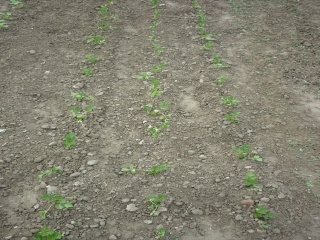
#> input picture CropRowDetection/Images/crop_row_001.JPG, 320 x 240 px, found by its file name
$ jupyter execute --allow-errors debug3.ipynb   (older library calls are emulated)
#> lines starting #> are read from the running program, lines starting #| are printed output that depends on the picture
### CompletePyCode/MaskingProcess.py
#Imports
import numpy as np
import matplotlib.pyplot as plt
import cv2
import extcolors
import skimage
import scipy
from PIL import Image
import math
import skimage
from sklearn.linear_model import LinearRegression
import pandas as pd
from colormap import rgb2hex
import numpy as np
import cv2
import os


VID = 0
SING_IMG = 1
nb_row = 4

# READ AND NORMALIZE IMAGES
# [14 lines left out: function obtain_name_images, not called in this run]

def obtain_images(name_images, image_folder, mode):
    """
    input : name and foler of the images location
    returns : list containing all the images in the folder in RGB format
    """
#> called with name_images = 'crop_row_001.JPG', mode = 1
    imgs = []
    if mode == VID :
        for idx, name in enumerate(name_images):
            img = cv2.imread(os.path.join(image_folder, name))
            if img is not None :
                img_rgb = cv2.cvtColor(img, cv2.COLOR_BGR2RGB)
                if (idx!=0):
                    img_small = img_resize(img_rgb, output_width = 500)#, output_width=imgs[0].shape[0])
                if(idx==0) :
                    img_small = img_resize(img_rgb, output_width = 500)#, output_width=img.shape[0])
                imgs.append(img_small)

    if mode == SING_IMG :
        print('image read : ', os.path.join(image_folder, name_images))
        img = cv2.imread(os.path.join(image_folder, name_images))
#> img is the input picture: shape (240, 320, 3); mean B, G, R 113.1, 129.9, 131.3
        if img is not None :
            img_rgb = cv2.cvtColor(img, cv2.COLOR_BGR2RGB)
            img_small = img_resize(img_rgb, output_width=500)#320)
            imgs.append(img_small)
        else :
            print('no image read')

    if (len(imgs) != 0) :
        return imgs #return rgb img

    return None

def img_resize(img, output_width = 900):
    """
    input : image
    output : resized image
    """
#> called with output_width = 500
    wpercent = (output_width/float(img.shape[1]))
#> wpercent = 1.56
    hsize = int((float(img.shape[0])*float(wpercent)))
#> hsize = 375
    img = cv2.resize(img, (output_width,hsize), interpolation = cv2.INTER_AREA)
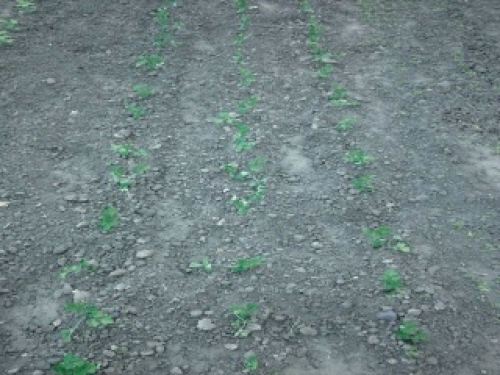
#> img: shape (375, 500, 3); mean of channels 0, 1, 2 131.3, 129.8, 113.1; drawn as B, G, R
#> `images = MaskingProcess.obtain_images(name_images,imgs_folder, mode)`: images = 1 item
#| (375, 500, 3)
    #this resize makes the video not work??
    #img = cv2.cvtColor(img, cv2.COLOR_BGR2RGB)
    return img

# [573 lines left out: functions colors_to_array, donuts, extract_rgb_colors, greenest_color, mask_vegetation, veg_segmentation and 14 more, not called in this run]

### CompletePyCode/debug3.ipynb
[cell 1]
#Imports
import numpy as np
import matplotlib.pyplot as plt
import cv2
import extcolors
import skimage
import scipy
from PIL import Image
import math
import skimage
from sklearn.linear_model import LinearRegression
import pandas as pd
from colormap import rgb2hex
import numpy as np
import cv2
import os


VID = 0
SING_IMG = 1
nb_row = 4

# READ AND NORMALIZE IMAGES
# [521 lines left out: functions obtain_name_images, obtain_images, img_resize, colors_to_array, extract_rgb_colors, greenest_color and 15 more, not called in this run]

[cell 2]
#Imports
import numpy as np
import matplotlib.pyplot as plt
import cv2
import extcolors
import skimage
import scipy
from PIL import Image
import math
import skimage
from sklearn.linear_model import LinearRegression
import pandas as pd
from colormap import rgb2hex
import numpy as np
import cv2
import os
import MaskingProcess


def find_hough_lines() :

    return 0

def Initial_Process(img, nb_row = 4, sky = 0):

    #Cut off sky
    if(sky==1) :
        grad_sky = MaskingProcess.get_sky_region_gradient(img)
        img_no_sky = MaskingProcess.cut_image_from_mask(grad_sky, img)
    else :
        img_no_sky = img

    best_mask_median, best_mask_brut, col_best_mask = MaskingProcess.veg_segmentation(img, img_no_sky)
    best_mask_median_edge = cv2.Canny(best_mask_median,100,200)
    best_mask_brut_edge = cv2.Canny(best_mask_brut,100,200)


    arr_mask, th_acc, r_acc, threshold_acc, best_mask_evaluate, pts1, pts2 = keep_mask_max_acc_lines(best_mask_brut_edge, img_no_sky, nb_row)

    vp_pt = np.asarray(MaskingProcess.VP_detection(th_acc, r_acc, threshold_acc, best_mask_median_edge))


    arr_mask = check_equidistance(arr_mask)

    return best_mask_evaluate, arr_mask, col_best_mask, vp_pt

# [57 lines left out: functions eliminate_outlier_line, Speed_Process, not called in this run]

def check_equidistance(arr_mask):

    return arr_mask

# [62 lines left out: function speed_process_lines, not called in this run]

[cell 3]
import os
import cv2
import matplotlib.pyplot as plt
import csv
import numpy as np

# [101 lines left out: functions SaveData, LoadGroundTruth, evaluate_results, not called in this run]

[cell 4]
import numpy as np
import cv2
import PerImageProcessing
import MaskingProcess
import Evaluation
import random


VID = 0
SING_IMG = 1
INI_PROCESS = 0
SPEED_PROCESS = 1
FINAL_PROCESS = 2

def detection_process(images, mode, name_images, nb_row = 6, sky = 1, vp_on = 1):
    """
    input : list of img to be analyzed in rgb format
    output : not yet defined, prob data + flag set to one if analyzing went smoothly
    """
#> called with mode = 1, name_images = 'crop_row_001.JPG', nb_row = 3, sky = 0, vp_on = 1

    imgs_annotated = []
    imgs_crops_only = []
    stage = INI_PROCESS

    for idx, img in enumerate(images):
        #print(idx, 'stage : ', stage)
        if stage == INI_PROCESS: #longer but needed to create initial mask of images
            print('initial process...')
            hough_img, arr_mask, col_best_mask, vp_pt = Initial_Process(img, nb_row = nb_row, sky = sky)
            height_original = images[0].shape[0]

            height, _, = arr_mask[0].shape
            stage = SPEED_PROCESS
            print('...speed process...')

        if stage == SPEED_PROCESS: #quick, use of ransac
            print('len array mask : ', len(arr_mask))

            img = img[height_original-height:,:,:]
            arr_mask, img_annotated, vp_pt, cond_speed, img_crops_only, pts1, pts2 = PerImageProcessing.speed_process_lines(img, col_best_mask, arr_mask, vp_pt, vp_on=vp_on)

            if(cond_speed==0):
                print('back to ini!')
                stage = INI_PROCESS
            else :
                imgs_annotated.append(img_annotated)
                imgs_crops_only.append(img_crops_only)
#> this loop made 1 pass
#> (printed output is left out)
#> after the loop, imgs_annotated = []; imgs_crops_only = []; stage = 0


    #print('point describing crop before evaluation : ', pts1, pts2)
    stage = FINAL_PROCESS

    """if stage == FINAL_PROCESS : #save data and evaluate it
        print('...processing done!')
        if(mode ==SING_IMG):
            crop_only = Evaluation.SaveData(img_crops_only, pts1, pts2)
            cop, cv, dv, v0, array_GT = Evaluation.LoadGroundTruth(name_images)
            score, precision = Evaluation.evaluate_results(cv, dv, v0, array_GT, nb_crop_row=nb_row)"""


    return 0 #return something en rapport avec le bon acheminement du process


#> (the rest of this cell did not finish here and is left out)


$ run again, with CropRowDetection/Images/crop_row_002.JPG copied over CropRowDetection/Images/crop_row_001.JPG
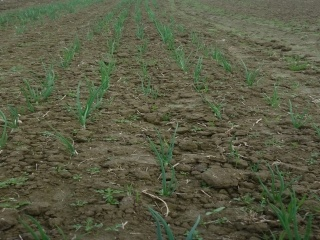
#> input picture CropRowDetection/Images/crop_row_002.JPG, 320 x 240 px, found by its file name
#> in obtain_images, img is the input picture: shape (240, 320, 3); mean B, G, R 68.5, 91.7, 89.3
#> in img_resize, `img = cv2.resize(img, (output_width,hsize), interpolation = cv2.INTER_..`:
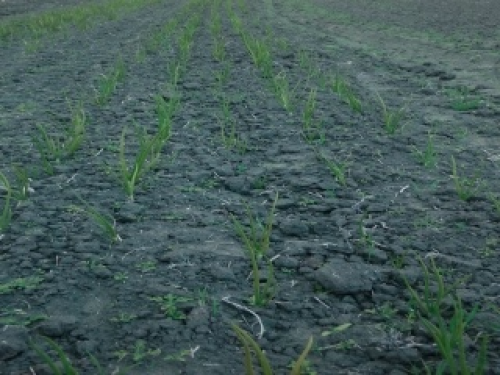
#> img: shape (375, 500, 3); mean of channels 0, 1, 2 89.3, 91.6, 68.5; drawn as B, G, R
#> images = 1 item
#| (375, 500, 3)
#> the loop in detection_process, `for idx, img in enumerate(images): #print(idx, 'stage : ', stage)` made 1 pass
#> (printed output is left out)
#> after the loop in detection_process, `for idx, img in enumerate(images):`: imgs_annotated = []; stage = 0

$ run again, with CropRowDetection/Images/crop_row_008.JPG copied over CropRowDetection/Images/crop_row_001.JPG
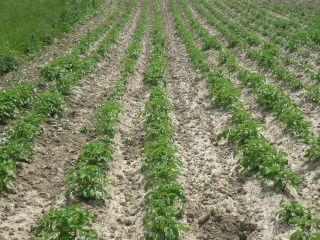
#> input picture CropRowDetection/Images/crop_row_008.JPG, 320 x 240 px, found by its file name
#> in obtain_images, img is the input picture: shape (240, 320, 3); mean B, G, R 95.8, 133.4, 123.6
#> in img_resize, `img = cv2.resize(img, (output_width,hsize), interpolation = cv2.INTER_..`:
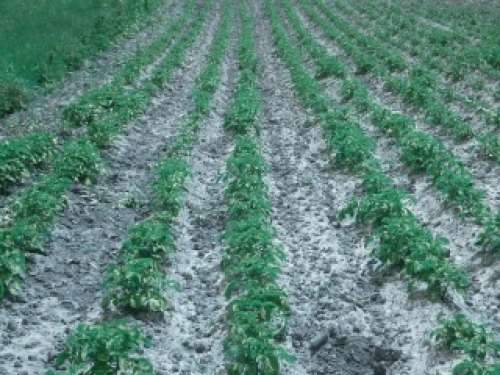
#> img: shape (375, 500, 3); mean of channels 0, 1, 2 123.6, 133.3, 95.7; drawn as B, G, R
#> images = 1 item
#| (375, 500, 3)
#> the loop in detection_process, `for idx, img in enumerate(images): #print(idx, 'stage : ', stage)` made 1 pass
#> (printed output is left out)
#> after the loop in detection_process, `for idx, img in enumerate(images):`: imgs_annotated = []; stage = 0

$ run again, with CropRowDetection/Images/crop_row_013.JPG copied over CropRowDetection/Images/crop_row_001.JPG
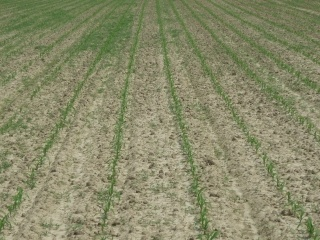
#> input picture CropRowDetection/Images/crop_row_013.JPG, 320 x 240 px, found by its file name
#> in obtain_images, img is the input picture: shape (240, 320, 3); mean B, G, R 105.9, 137.9, 136.9
#> in img_resize, `img = cv2.resize(img, (output_width,hsize), interpolation = cv2.INTER_..`:
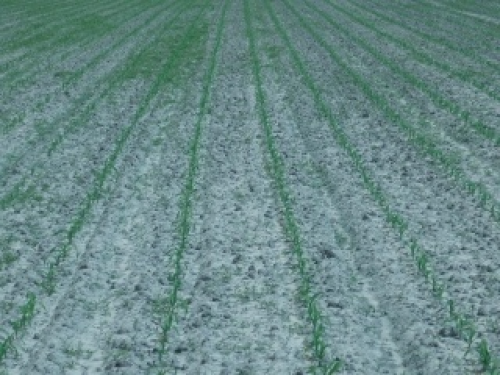
#> img: shape (375, 500, 3); mean of channels 0, 1, 2 136.9, 137.9, 105.9; drawn as B, G, R
#> images = 1 item
#| (375, 500, 3)
#> the loop in detection_process, `for idx, img in enumerate(images): #print(idx, 'stage : ', stage)` made 1 pass
#> (printed output is left out)
#> after the loop in detection_process, `for idx, img in enumerate(images):`: imgs_annotated = []; stage = 0
